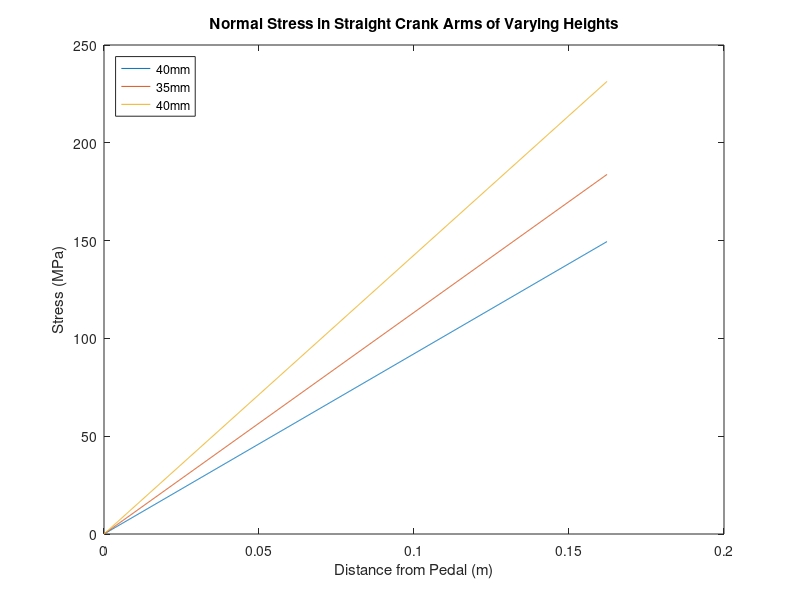

The MATLAB script that drew this image:
clear ; close all ; clc ;
n = 1e3 ; % number of steps
L = .16226 ; % total length in meters
F = 100*9.81*6 ; % Force 220kg person at 6g
x = linspace( 0 , L , n ) ; % create x vector of n steps over total length
bmin = .015 ; % base of rectangle
bmax = .015 ; 
hmin = .040 ; % minimum height
hmax = .040 ; % maximum height
b = (( bmax - bmin )/L).*x + bmin ; % base function
r = b/2 ; % radius of half circle
h = (( hmax - hmin )/L).*x + hmin ; % height function
M = F*x ; % Moment function
c = (h./2) + r ; % c function
for ii = 1:n
Icirc(ii) = 2*( pi/8 - 8/(9*pi) )*r(ii)^4 ; % Inertia of half circle
Irec(ii) = (1/12)*b(ii)*h(ii)^3 ; % inertia of rectangle
Ioffset(ii) = r(ii)^2*pi*( (4*r(ii))/(3*pi) + (h(ii)/2) )^2 ; % inertia to offset circle
I(ii) = Irec(ii) + Icirc(ii) + Ioffset(ii) ; % total inertia function
end


stresslarge = (M.*c)./I ; % Stress of tapered beam
[ mstresslarge , index ] = max( stresslarge ) ;
xstresslarge = x( index ) ;
disp([ 'The maximum stress is ', num2str( mstresslarge*1e-6 ) , ' MPa, ' , num2str( xstresslarge ) , ' meters from pedal, in a tapered crank' ])

    bmin = .015; % base of rectangle
    bmax = .015 ; 
    hmin = .035 ; % minimum height
    hmax = .035 ; % maximum height
    b = (( bmax - bmin )/L).*x + bmin ; % base function
    r = b/2 ; % radius of half circle
    h = (( hmax - hmin )/L).*x + hmin ; % height function
    M = F*x ; % Moment function
    c = (h./2) + r ; % c function
    for ii = 1:n
    Icirc(ii) = 2*( pi/8 - 8/(9*pi) )*r(ii)^4 ; % Inertia of half circle
    Irec(ii) = (1/12)*b(ii)*h(ii)^3 ; % inertia of rectangle
    Ioffset(ii) = r(ii)^2*pi*( (4*r(ii))/(3*pi) + (h(ii)/2) )^2 ; % inertia to offset circle
    I(ii) = Irec(ii) + Icirc(ii) + Ioffset(ii) ; % total inertia function
    end
    
stress = (M.*c)./I ; % Stress of tapered beam
[ mstress , index ] = max( stress ) ;
xstress = x( index ) ;
disp([ 'The maximum stress is ', num2str( mstress*1e-6 ) , ' MPa, ' , num2str( xstress ) , ' meters from pedal, in a tapered crank' ])

    bmin = .015; % base of rectangle
    bmax = .015 ; 
    hmin = .030 ; % minimum height
    hmax = .030 ; % maximum height
    b = (( bmax - bmin )/L).*x + bmin ; % base function
    r = b/2 ; % radius of half circle
    h = (( hmax - hmin )/L).*x + hmin ; % height function
    M = F*x ; % Moment function
    c = (h./2) + r ; % c function
    for ii = 1:n
    Icirc(ii) = 2*( pi/8 - 8/(9*pi) )*r(ii)^4 ; % Inertia of half circle
    Irec(ii) = (1/12)*b(ii)*h(ii)^3 ; % inertia of rectangle
    Ioffset(ii) = r(ii)^2*pi*( (4*r(ii))/(3*pi) + (h(ii)/2) )^2 ; % inertia to offset circle
    I(ii) = Irec(ii) + Icirc(ii) + Ioffset(ii) ; % total inertia function
    end
    
stresssmall = (M.*c)./I ; % Stress of tapered beam
[ mstresssmall , index ] = max( stresssmall ) ;
xstresssmall = x( index ) ;
disp([ 'The maximum stress is ', num2str( mstresssmall*1e-6 ) , ' MPa, ' , num2str( xstresssmall ) , ' meters from pedal, in a tapered crank' ])

figure 
plot( x , stresslarge*1e-6 , x , stress*1e-6 , x , stresssmall*1e-6 )
title( 'Normal Stress in Straight Crank Arms of Varying Heights' )
xlabel( 'Distance from Pedal (m)' )
ylabel( 'Stress (MPa)' )
legend( '40mm' , '35mm' , '40mm' ,  'Location' , 'northwest' )
    
